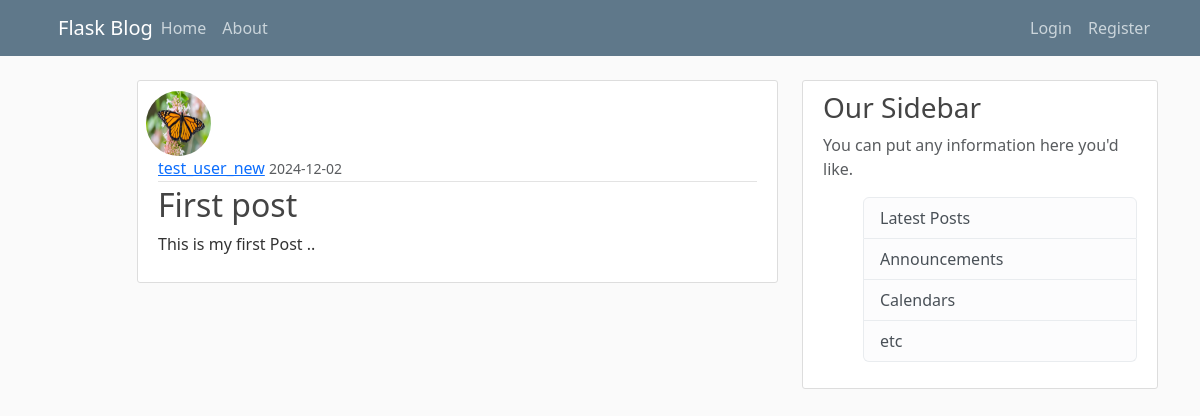
/post/1, run on the app's committed database.
### flaskblog/models.py (models this page shows, shortened)
class User(db.Model, UserMixin):
    id=db.Column(db.Integer, primary_key=True)
    username=db.Column(db.String(20), unique=True, nullable=False)
    email=db.Column(db.String(120), unique=True, nullable=False)
    image_file=db.Column(db.String(20), nullable=False, default='default.jpg') #we are going to hash the image files that are 20 characters long so they all are unique
    password=db.Column(db.String(60),nullable=False)
    posts=db.relationship('Post', backref='author', lazy=True)

class Post(db.Model):
    id=db.Column(db.Integer, primary_key=True)
    title=db.Column(db.String(100), nullable=False)
    date_posted=db.Column(db.DateTime, nullable=False, default=datetime.now)
    content=db.Column(db.Text,nullable=False)
    user_id=db.Column(db.Integer, db.ForeignKey('user.id'), nullable=False) #user.id is table user and id is the column in the table.

### flaskblog/routes.py (the view)
@app.route("/post/<int:post_id>", methods=['GET','POST'])
def post(post_id):
    post=Post.query.get_or_404(post_id) #returns 404 if id does not exist
    return render_template('post.html', title=post.title, post = post)

### flaskblog/templates/post.html (shortened to what this page needs)
{% extends "layout.html" %} {% block content %}
<article class="media content-section">
  <img
    class="rounded-circle article-img row"
    src="{{ url_for('static', filename='profile_pics/' + post.author.image_file)}}"
  />
  <div class="media-body">
    <div class="article-metadata">
      <a class="mr-2" href="#">{{ post.author.username }}</a>
      <small class="text-muted"
        >{{ post.date_posted.strftime('%Y-%m-%d') }}</small
      >
    </div>
    <h2 class="article-title">{{ post.title }}</h2>
    <p class="article-content">{{ post.content }}</p>
  </div>
</article>
{% endblock content %}

### flaskblog/static/main.css (style rules this page uses)
body { background: #fafafa; color: #333333; margin-top: 5rem; }
h1, h2, h3, h4, h5, h6 { color: #444444; }
.content-section { background: #ffffff; padding: 10px 20px; border: 1px solid #dddddd; border-radius: 3px; margin-bottom: 20px; }
.article-title { color: #444444; }
.article-content { white-space: pre-line; }
.article-img { height: 65px; width: 65px; margin-right: 16px; }
.article-metadata { padding-bottom: 1px; margin-bottom: 4px; border-bottom: 1px solid #e3e3e3; }

### data on the page
User: image_file (picture), author.username "test_user_new"
Post: date_posted "2024-12-02", title "First post", content "This is my first Post .."
